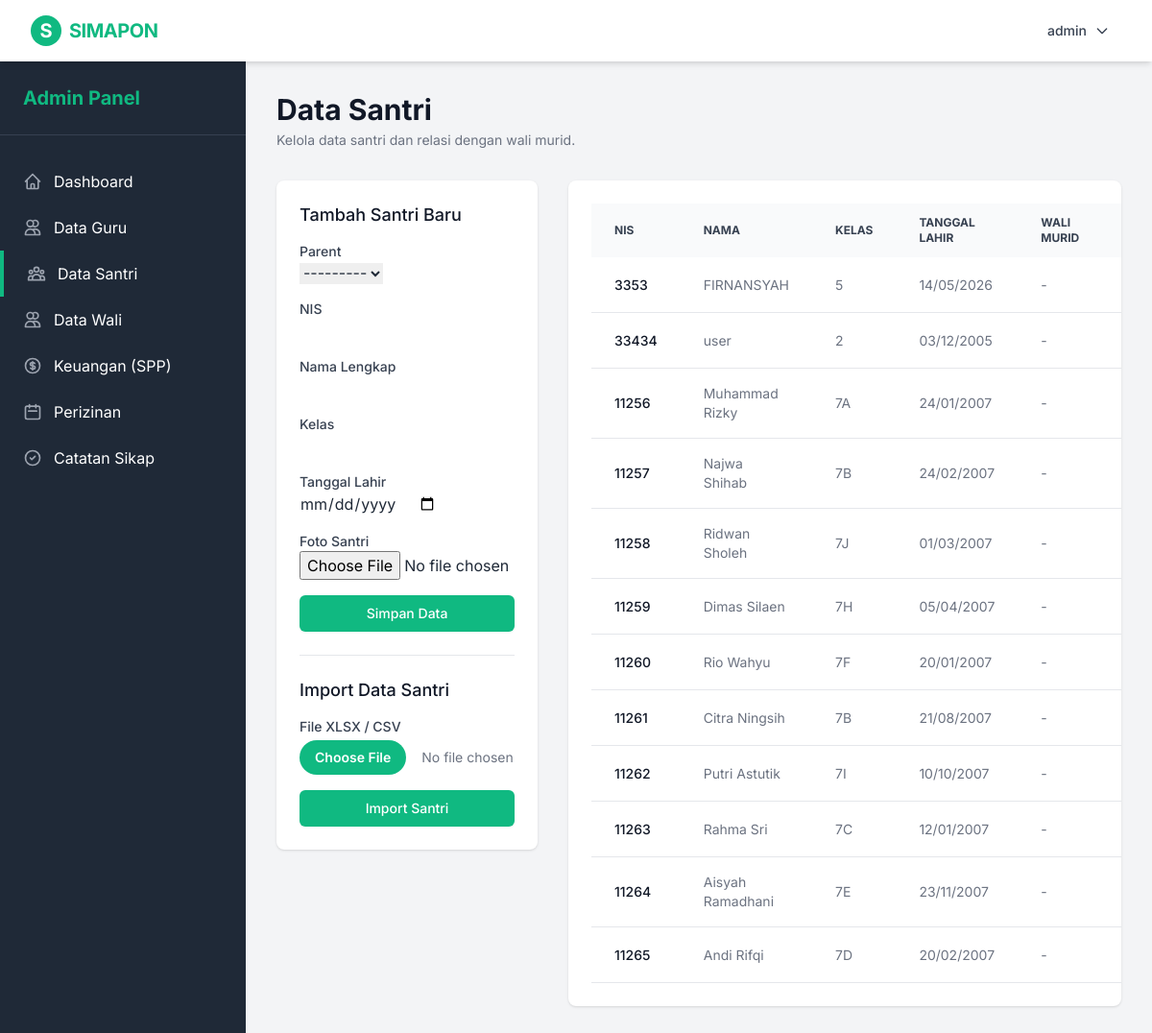
Page /dashboard/admin/santri/ (signed in) on the committed database.
### users/models.py (models this page shows)
class User(AbstractUser):
    is_admin = models.BooleanField(default=False)
    is_guru = models.BooleanField(default=False)
    is_parent = models.BooleanField(default=False)
    phone_number = models.CharField(max_length=15, blank=True, null=True)
    def __str__(self):
        return self.username

### students/models.py (models this page shows, shortened)
class Student(models.Model):
    parent = models.ForeignKey(settings.AUTH_USER_MODEL, on_delete=models.CASCADE, related_name='children', limit_choices_to={'is_parent': True}, blank=True, null=True)
    nis = models.CharField(max_length=20, unique=True, verbose_name="NIS")
    name = models.CharField(max_length=100, verbose_name="Nama Lengkap")
    grade = models.CharField(max_length=50, verbose_name="Kelas")
    birth_date = models.DateField(verbose_name="Tanggal Lahir")
    photo = models.ImageField(upload_to='students/', blank=True, null=True, verbose_name="Foto Santri")

### users/views.py (the view, shortened to what this page needs)
# urls.py: path('dashboard/admin/santri/', views.admin_santri_list, name='admin_santri_list'),
@login_required
def admin_santri_list(request):
    if not (request.user.is_admin or request.user.is_staff):
        return redirect('dashboard')
    form = StudentForm()
    import_form = ImportStudentForm()
    santris = Student.objects.all().select_related('parent')
    return render(request, 'dashboards/admin_santri.html', {'santris': santris, 'form': form, 'import_form': import_form})

### students/forms.py
class StudentForm(forms.ModelForm):
    class Meta:
        model = Student
        fields = ['parent', 'nis', 'name', 'grade', 'birth_date', 'photo']
        widgets = {
            'birth_date': forms.DateInput(attrs={'type': 'date'}),
        }
    def __init__(self, *args, **kwargs):
        super().__init__(*args, **kwargs)
        self.fields['parent'].queryset = User.objects.filter(is_parent=True)
        self.fields['parent'].required = False
        self.fields['photo'].required = False

class ImportStudentForm(forms.Form):
    xlsx_file = forms.FileField(label="Upload Data Santri (.xlsx/.csv)")

### templates/dashboards/admin_santri.html (shortened to what this page needs)
{% extends 'dashboards/admin_base.html' %} {% block admin_content %}
<div class="mb-8 flex justify-between items-center">
  <div>
    <h2
      class="text-2xl font-bold leading-7 text-gray-900 sm:text-3xl sm:truncate"
    >
      Data Santri
    </h2>
    <p class="mt-1 text-sm text-gray-500">
      Kelola data santri dan relasi dengan wali murid.
    </p>
  </div>
</div>
<div class="grid grid-cols-1 lg:grid-cols-3 gap-8">
  <div class="lg:col-span-1">
    <div class="bg-white shadow sm:rounded-lg">
      <div class="px-4 py-5 sm:p-6">
        <h3 class="text-lg leading-6 font-medium text-gray-900 mb-4">
          Tambah Santri Baru
        </h3>
        <form method="POST" enctype="multipart/form-data" class="space-y-4">
          {% csrf_token %} {% for field in form %}
          <div>
            <label
              for="{{ field.id_for_label }}"
              class="block text-sm font-medium text-gray-700"
              >{{ field.label }}</label
            >
            {{ field }}
          </div>
          {% endfor %}
          <button
            type="submit"
            class="w-full flex justify-center py-2 px-4 border border-transparent rounded-md shadow-sm text-sm font-medium text-white bg-primary hover:bg-secondary focus:outline-none focus:ring-2 focus:ring-offset-2 focus:ring-primary"
          >
            Simpan Data
          </button>
        </form>
        <div class="mt-6 border-t pt-6">
          <h3 class="text-lg leading-6 font-medium text-gray-900 mb-4">
            Import Data Santri
          </h3>
          <form method="POST" enctype="multipart/form-data" class="space-y-4">
            <div>
              <label class="block text-sm font-medium text-gray-700"
                >File XLSX / CSV</label
              >
              <input
                type="file"
                name="xlsx_file"
                accept=".xlsx,.csv"
                class="mt-1 block w-full text-sm text-gray-500 file:mr-4 file:py-2 file:px-4 file:rounded-full file:border-0 file:text-sm file:font-semibold file:bg-primary file:text-white"
              />
            </div>
            <button
              type="submit"
              class="w-full flex justify-center py-2 px-4 border border-transparent rounded-md shadow-sm text-sm font-medium text-white bg-primary hover:bg-secondary focus:outline-none focus:ring-2 focus:ring-offset-2 focus:ring-primary"
            >
              Import Santri
            </button>
          </form>
        </div>
      </div>
    </div>
  </div>
  <div class="lg:col-span-2">
    <div class="bg-white shadow sm:rounded-lg overflow-hidden">
      <div class="p-6">
        <table class="datatable w-full text-left text-sm text-gray-500">
          <thead class="text-xs text-gray-700 uppercase bg-gray-50">
            <tr>
              <th class="px-6 py-3">NIS</th>
              <th class="px-6 py-3">Nama</th>
              <th class="px-6 py-3">Kelas</th>
              <th class="px-6 py-3">Tanggal Lahir</th>
              <th class="px-6 py-3">Wali Murid</th>
              <th class="px-6 py-3">Aksi</th>
            </tr>
          </thead>
          <tbody>
            {% for santri in santris %}
            <tr class="border-b hover:bg-gray-50">
              <td class="px-6 py-4 font-medium text-gray-900">
                {{ santri.nis }}
              </td>
              <td class="px-6 py-4">{{ santri.name }}</td>
              <td class="px-6 py-4">{{ santri.grade }}</td>
              <td class="px-6 py-4">{{ santri.birth_date|date:"d/m/Y" }}</td>
              <td class="px-6 py-4">
                {% if santri.parent %} {{ santri.parent.username }} {% else %} -
                {% endif %}
              </td>
              <td class="px-6 py-4">
              </td>
            </tr>
            {% endfor %}
          </tbody>
        </table>
      </div>
    </div>
  </div>
</div>
{% endblock %}

### templates/base.html (shortened to what this page needs)
<!doctype html>
<html lang="id">
  <head>
    <script src="https://cdn.tailwindcss.com"></script>
    <link
      href="https://cdn.jsdelivr.net/npm/simple-datatables@latest/dist/style.css"
      rel="stylesheet"
      type="text/css"
    />
  </head>
  <body class="text-gray-800 antialiased min-h-screen flex flex-col">
    <nav class="bg-white shadow-md w-full z-10 top-0 sticky">
      <div class="max-w-7xl mx-auto px-4 sm:px-6 lg:px-8">
        <div class="flex justify-between h-16">
          <div class="flex items-center">
            <a
              href="{% url 'landing' %}"
              class="flex-shrink-0 flex items-center gap-2"
            >
              <div
                class="w-8 h-8 bg-primary rounded-full flex items-center justify-center text-white font-bold text-xl"
              >
                S
              </div>
              <span class="font-bold text-xl text-primary tracking-tight"
                >SIMAPON</span
              >
            </a>
          </div>
          <div class="flex items-center space-x-4">
            {% if user.is_authenticated %}
            <div class="relative group">
              <button
                class="flex items-center gap-2 text-gray-700 hover:text-primary px-3 py-2 rounded-md text-sm font-medium transition-colors"
              >
                <span>
                  {% if user.username|length > 12 %} {{
                  user.username|slice:":12" }}... {% else %} {{ user.username }}
                  {% endif %}
                </span>
                <svg
                  class="w-4 h-4"
                  fill="none"
                  stroke="currentColor"
                  viewBox="0 0 24 24"
                >
                  <path
                    stroke-linecap="round"
                    stroke-linejoin="round"
                    stroke-width="2"
                    d="M19 9l-7 7-7-7"
                  ></path>
                </svg>
              </button>
            </div>
            {% endif %}
          </div>
        </div>
      </div>
    </nav>
    <main class="flex-grow">
       {% block content %} {% endblock %}
    </main>
  </body>
</html>

### templates/base.html (style rules this page uses)
body { font-family: "Inter", sans-serif; background-color: #f3f4f6; }

### rows in the picture
User: username "admin"
Student: nis "3353", name "FIRNANSYAH", grade "5", birth_date "14/05/2026"
Student: nis "33434", name "user", grade "2", birth_date "03/12/2005"
Student: nis "11256", name "Muhammad Rizky", grade "7A", birth_date "24/01/2007"
Student: nis "11257", name "Najwa Shihab", grade "7B", birth_date "24/02/2007"
Student: nis "11258", name "Ridwan Sholeh", grade "7J", birth_date "01/03/2007"
Student: nis "11259", name "Dimas Silaen", grade "7H", birth_date "05/04/2007"
Student: nis "11260", name "Rio Wahyu", grade "7F", birth_date "20/01/2007"
Student: nis "11261", name "Citra Ningsih", grade "7B", birth_date "21/08/2007"
Student: nis "11262", name "Putri Astutik", grade "7I", birth_date "10/10/2007"
Student: nis "11263", name "Rahma Sri", grade "7C", birth_date "12/01/2007"
Student: nis "11264", name "Aisyah Ramadhani", grade "7E", birth_date "23/11/2007"
Student: nis "11265", name "Andi Rifqi", grade "7D", birth_date "20/02/2007"

### other values in the picture
{{ field.label }} "Parent" "NIS" "Nama Lengkap" "Kelas" "Tanggal Lahir" "Foto Santri"
